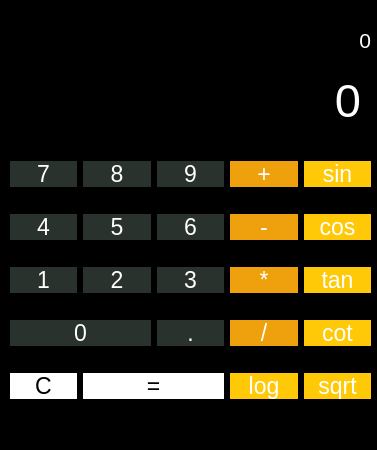
<?xml version="1.0" encoding="UTF-8"?>
<ui version="4.0">
 <class>widget</class>
 <widget class="QWidget" name="widget">
  <property name="geometry">
   <rect>
    <x>0</x>
    <y>0</y>
    <width>377</width>
    <height>450</height>
   </rect>
  </property>
  <property name="minimumSize">
   <size>
    <width>0</width>
    <height>0</height>
   </size>
  </property>
  <property name="font">
   <font>
    <pointsize>6</pointsize>
   </font>
  </property>
  <property name="windowTitle">
   <string>Form</string>
  </property>
  <property name="styleSheet">
   <string notr="true">background-color:black;</string>
  </property>
  <widget class="QLabel" name="main_label">
   <property name="geometry">
    <rect>
     <x>20</x>
     <y>70</y>
     <width>341</width>
     <height>61</height>
    </rect>
   </property>
   <property name="font">
    <font>
     <family>Microsoft JhengHei UI</family>
     <pointsize>35</pointsize>
    </font>
   </property>
   <property name="styleSheet">
    <string notr="true">color:white;</string>
   </property>
   <property name="text">
    <string>0</string>
   </property>
   <property name="alignment">
    <set>Qt::AlignRight|Qt::AlignTrailing|Qt::AlignVCenter</set>
   </property>
  </widget>
  <widget class="QLabel" name="main_label_2">
   <property name="geometry">
    <rect>
     <x>20</x>
     <y>10</y>
     <width>351</width>
     <height>61</height>
    </rect>
   </property>
   <property name="font">
    <font>
     <family>Microsoft JhengHei UI</family>
     <pointsize>16</pointsize>
    </font>
   </property>
   <property name="styleSheet">
    <string notr="true">color:white</string>
   </property>
   <property name="text">
    <string>0</string>
   </property>
   <property name="alignment">
    <set>Qt::AlignRight|Qt::AlignTrailing|Qt::AlignVCenter</set>
   </property>
  </widget>
  <widget class="QWidget" name="gridLayoutWidget">
   <property name="geometry">
    <rect>
     <x>10</x>
     <y>140</y>
     <width>361</width>
     <height>281</height>
    </rect>
   </property>
   <layout class="QGridLayout" name="gridLayout">
    <item row="0" column="0">
     <widget class="QPushButton" name="button_7">
      <property name="font">
       <font>
        <pointsize>17</pointsize>
       </font>
      </property>
      <property name="styleSheet">
       <string notr="true">background-color:#2A322E;
color:white;
border-radius:50px;</string>
      </property>
      <property name="text">
       <string>7</string>
      </property>
     </widget>
    </item>
    <item row="2" column="3">
     <widget class="QPushButton" name="button_multiply">
      <property name="font">
       <font>
        <pointsize>17</pointsize>
       </font>
      </property>
      <property name="styleSheet">
       <string notr="true">background-color:#EEA10C;
color:white;
border-radius:50px;</string>
      </property>
      <property name="text">
       <string>*</string>
      </property>
     </widget>
    </item>
    <item row="1" column="3">
     <widget class="QPushButton" name="button_minus">
      <property name="font">
       <font>
        <pointsize>17</pointsize>
       </font>
      </property>
      <property name="styleSheet">
       <string notr="true">background-color:#EEA10C;
color:white;
border-radius:50px;</string>
      </property>
      <property name="text">
       <string>-</string>
      </property>
     </widget>
    </item>
    <item row="1" column="0">
     <widget class="QPushButton" name="button_4">
      <property name="font">
       <font>
        <pointsize>17</pointsize>
       </font>
      </property>
      <property name="styleSheet">
       <string notr="true">background-color:#2A322E;
color:white;
border-radius:50px;</string>
      </property>
      <property name="text">
       <string>4</string>
      </property>
     </widget>
    </item>
    <item row="2" column="2">
     <widget class="QPushButton" name="button_3">
      <property name="font">
       <font>
        <pointsize>17</pointsize>
       </font>
      </property>
      <property name="styleSheet">
       <string notr="true">background-color:#2A322E;
color:white;
border-radius:50px;</string>
      </property>
      <property name="text">
       <string>3</string>
      </property>
     </widget>
    </item>
    <item row="0" column="4">
     <widget class="QPushButton" name="button_sin">
      <property name="font">
       <font>
        <pointsize>17</pointsize>
       </font>
      </property>
      <property name="styleSheet">
       <string notr="true">background-color:rgb(255, 201, 8);
color:white;
border-radius:50px;</string>
      </property>
      <property name="text">
       <string>sin</string>
      </property>
     </widget>
    </item>
    <item row="3" column="3">
     <widget class="QPushButton" name="button_division">
      <property name="font">
       <font>
        <pointsize>17</pointsize>
       </font>
      </property>
      <property name="styleSheet">
       <string notr="true">background-color:#EEA10C;
color:white;
border-radius:50px;</string>
      </property>
      <property name="text">
       <string>/</string>
      </property>
     </widget>
    </item>
    <item row="4" column="4">
     <widget class="QPushButton" name="button_sqrt">
      <property name="font">
       <font>
        <pointsize>17</pointsize>
       </font>
      </property>
      <property name="styleSheet">
       <string notr="true">background-color:rgb(255, 201, 8);
color:white;
border-radius:50px;</string>
      </property>
      <property name="text">
       <string>sqrt</string>
      </property>
     </widget>
    </item>
    <item row="0" column="2">
     <widget class="QPushButton" name="button_9">
      <property name="font">
       <font>
        <pointsize>17</pointsize>
       </font>
      </property>
      <property name="styleSheet">
       <string notr="true">background-color:#2A322E;
color:white;
border-radius:50px;</string>
      </property>
      <property name="text">
       <string>9</string>
      </property>
     </widget>
    </item>
    <item row="2" column="0">
     <widget class="QPushButton" name="button_1">
      <property name="font">
       <font>
        <pointsize>17</pointsize>
       </font>
      </property>
      <property name="styleSheet">
       <string notr="true">background-color:#2A322E;
color:white;
border-radius:50px;</string>
      </property>
      <property name="text">
       <string>1</string>
      </property>
     </widget>
    </item>
    <item row="3" column="4">
     <widget class="QPushButton" name="button_cot">
      <property name="font">
       <font>
        <pointsize>17</pointsize>
       </font>
      </property>
      <property name="styleSheet">
       <string notr="true">background-color:rgb(255, 201, 8);
color:white;
border-radius:50px;</string>
      </property>
      <property name="text">
       <string>cot</string>
      </property>
     </widget>
    </item>
    <item row="1" column="4">
     <widget class="QPushButton" name="button_cos">
      <property name="font">
       <font>
        <pointsize>17</pointsize>
       </font>
      </property>
      <property name="styleSheet">
       <string notr="true">background-color:rgb(255, 201, 8);
color:white;
border-radius:50px;</string>
      </property>
      <property name="text">
       <string>cos</string>
      </property>
     </widget>
    </item>
    <item row="3" column="0" colspan="2">
     <widget class="QPushButton" name="button_0">
      <property name="font">
       <font>
        <pointsize>17</pointsize>
       </font>
      </property>
      <property name="styleSheet">
       <string notr="true">background-color:#2A322E;
color:white;
border-radius:50px;</string>
      </property>
      <property name="text">
       <string>0</string>
      </property>
     </widget>
    </item>
    <item row="2" column="1">
     <widget class="QPushButton" name="button_2">
      <property name="font">
       <font>
        <pointsize>17</pointsize>
       </font>
      </property>
      <property name="styleSheet">
       <string notr="true">background-color:#2A322E;
color:white;
border-radius:50px;</string>
      </property>
      <property name="text">
       <string>2</string>
      </property>
     </widget>
    </item>
    <item row="0" column="3">
     <widget class="QPushButton" name="button_plus">
      <property name="font">
       <font>
        <pointsize>17</pointsize>
       </font>
      </property>
      <property name="styleSheet">
       <string notr="true">background-color:#EEA10C;
color:white;
border-radius:50px;</string>
      </property>
      <property name="text">
       <string>+</string>
      </property>
     </widget>
    </item>
    <item row="2" column="4">
     <widget class="QPushButton" name="button_tan">
      <property name="font">
       <font>
        <pointsize>17</pointsize>
       </font>
      </property>
      <property name="styleSheet">
       <string notr="true">background-color:rgb(255, 201, 8);
color:white;
border-radius:50px;</string>
      </property>
      <property name="text">
       <string>tan</string>
      </property>
     </widget>
    </item>
    <item row="1" column="1">
     <widget class="QPushButton" name="button_5">
      <property name="font">
       <font>
        <pointsize>17</pointsize>
       </font>
      </property>
      <property name="styleSheet">
       <string notr="true">background-color:#2A322E;
color:white;
border-radius:50px;</string>
      </property>
      <property name="text">
       <string>5</string>
      </property>
     </widget>
    </item>
    <item row="3" column="2">
     <widget class="QPushButton" name="button_decimal">
      <property name="font">
       <font>
        <pointsize>17</pointsize>
       </font>
      </property>
      <property name="styleSheet">
       <string notr="true">background-color:#2A322E;
color:white;
border-radius:50px;</string>
      </property>
      <property name="text">
       <string>.</string>
      </property>
     </widget>
    </item>
    <item row="0" column="1">
     <widget class="QPushButton" name="button_8">
      <property name="font">
       <font>
        <pointsize>17</pointsize>
       </font>
      </property>
      <property name="styleSheet">
       <string notr="true">background-color:#2A322E;
color:white;
border-radius:50px;</string>
      </property>
      <property name="text">
       <string>8</string>
      </property>
     </widget>
    </item>
    <item row="1" column="2">
     <widget class="QPushButton" name="button_6">
      <property name="font">
       <font>
        <pointsize>17</pointsize>
       </font>
      </property>
      <property name="styleSheet">
       <string notr="true">background-color:#2A322E;
color:white;
border-radius:50px;</string>
      </property>
      <property name="text">
       <string>6</string>
      </property>
     </widget>
    </item>
    <item row="4" column="0">
     <widget class="QPushButton" name="button_c">
      <property name="font">
       <font>
        <pointsize>17</pointsize>
       </font>
      </property>
      <property name="styleSheet">
       <string notr="true">background-color:white;
color:black;
border-radius:50px;</string>
      </property>
      <property name="text">
       <string>C</string>
      </property>
     </widget>
    </item>
    <item row="4" column="1" colspan="2">
     <widget class="QPushButton" name="button_equals">
      <property name="font">
       <font>
        <pointsize>17</pointsize>
       </font>
      </property>
      <property name="styleSheet">
       <string notr="true">background-color:white;
color:black;
border-radius:50px;</string>
      </property>
      <property name="text">
       <string>=</string>
      </property>
     </widget>
    </item>
    <item row="4" column="3">
     <widget class="QPushButton" name="button_log">
      <property name="font">
       <font>
        <pointsize>17</pointsize>
       </font>
      </property>
      <property name="styleSheet">
       <string notr="true">background-color:rgb(255, 201, 8);
color:white;
border-radius:50px;</string>
      </property>
      <property name="text">
       <string>log</string>
      </property>
     </widget>
    </item>
   </layout>
  </widget>
 </widget>
 <resources/>
 <connections/>
</ui>
